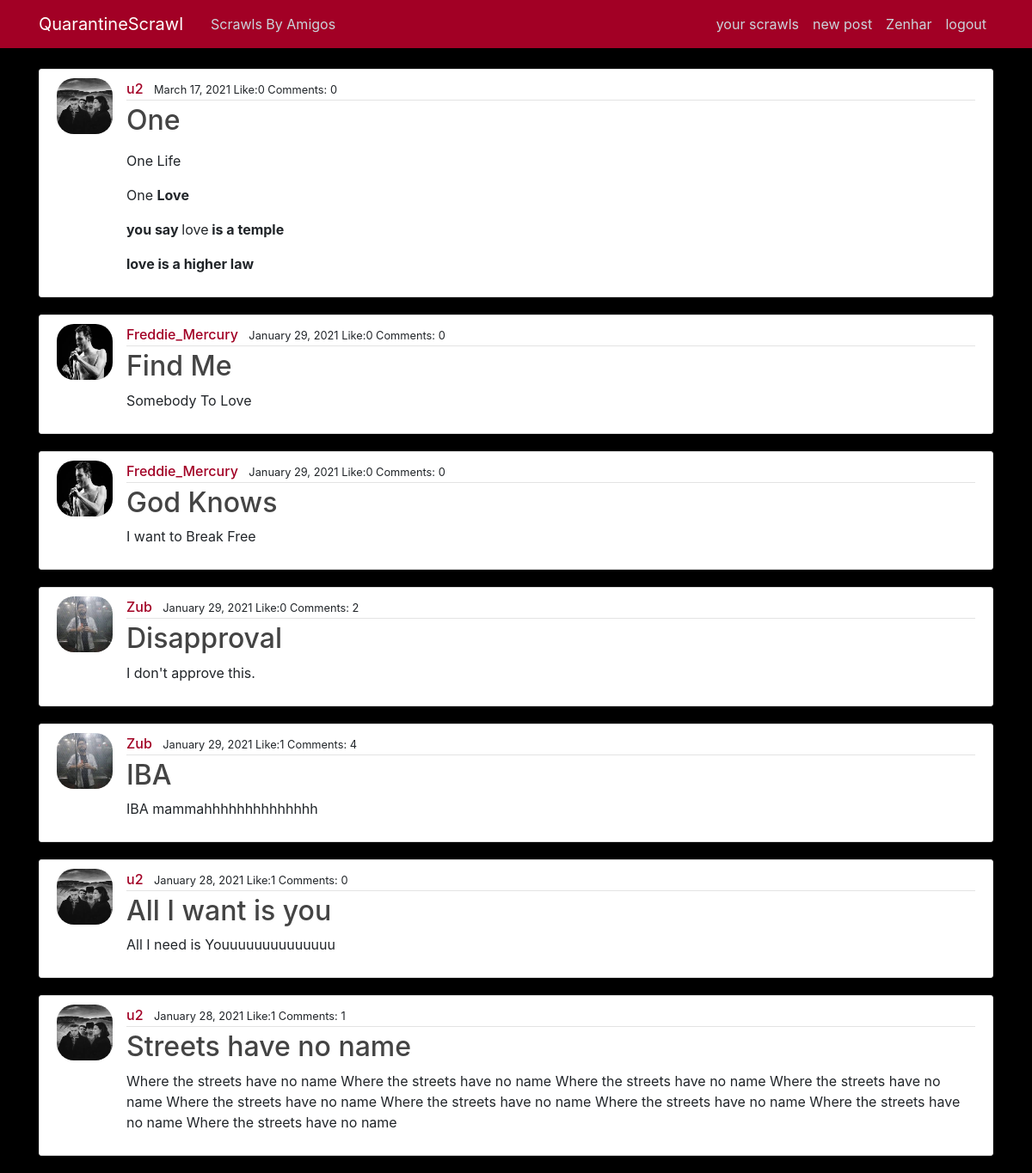
/homewithamigos/ (signed in), run on an earlier commit of the app's database.
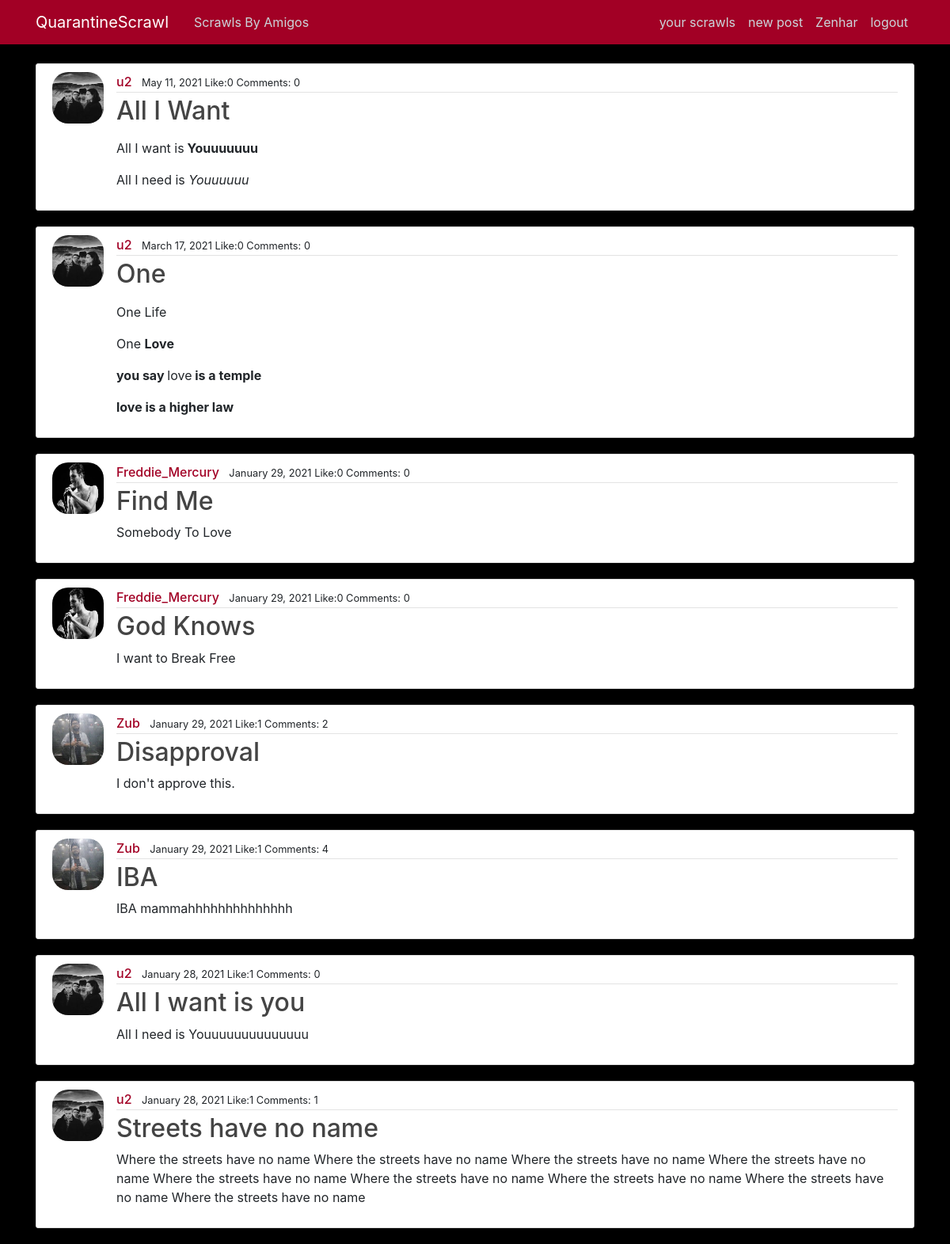
And on a later commit of the database.
### blog/models.py (models this page shows, shortened)
class Post(models.Model):
    title = models.CharField(max_length=100)
    content = RichTextUploadingField()
    date = models.DateTimeField(default=timezone.now)
    author = models.ForeignKey(User, on_delete=models.CASCADE)
    liked = models.ManyToManyField(User, related_name="liked", default=None, blank=True)
    commented = models.ManyToManyField(
        User, related_name="commented", default=None, blank=True
    )
    created = models.DateTimeField(auto_now=True)
    updated = models.DateTimeField(auto_now_add=True)
    @property
    def total_comments(self):
        return Comment.objects.filter(post=self.pk).all().count()

### users/models.py (models this page shows, shortened)
class Profile(models.Model):
    user = models.OneToOneField(User, on_delete=models.CASCADE)
    image = models.ImageField(default="poseidon.jpg", upload_to="profile_pics")
    follow = models.ManyToManyField(User, related_name="followers", blank=True)
    follower = models.ManyToManyField(User, related_name="follows", blank=True)

### blog/views.py (the view)
# urls.py: path("homewithamigos/", AmigosPostListView.as_view(), name="amigos-home"),
class AmigosPostListView(LoginRequiredMixin, ListView):
    template_name = "blog/followspost.html"
    def get_queryset(self):
        loggedInUser = Profile.objects.get(user=self.request.user)
        axedUser = Post.objects.exclude(author=loggedInUser.user)
        return axedUser.filter(author__in=loggedInUser.follow.all()).order_by("-date")
    def get_context_data(self, *args, **kwargs):
        context = super().get_context_data(*args, **kwargs)
        context["all_posts"] = self.get_queryset()
        a = 1
        context["a"] = a
        context["post_comments"] = Comment.objects.filter(post=a)
        return context

### blog/templates/blog/followspost.html (shortened to what this page needs)
{% extends "blog/base.html" %}
{% block content %}
    {% for post in all_posts %}
        <article class="media content-section">
          <img class="rounded-cirle article-img" src="{{post.author.profile.image.url}}" alt="">
          <div class="media-body">
            <div class="article-metadata">
              <a class="mr-2 home-post-author" href="{% url 'user-posts' post.author.username  %}">{{ post.author }}</a>
              {% if post.liked.all.count < 2 %}
              <small>{{ post.date|date:"F d, Y" }}  Like:{{post.liked.all.count}} Comments: {{ post.total_comments }}</small>
              {% else %}
              <small>{{ post.date|date:"F d, Y" }}  Likes:{{post.liked.all.count}} Comments: {{ post.total_comments }} </small>
              {% endif %}
            </div>
            <h2><a class="article-title" href="{% url 'post-detail' post.id %}">{{ post.title }}</a></h2>
            <p class="article-content">{{ post.content|safe }}</p>
          </div>
        </article>
    {% endfor %}
{% endblock content %}

What changed in the data, as far as the page shows it:
added Post: author.profile.image (picture), author "u2", date "May 11, 2021", liked.all.count "0", total_comments "0", title "All I Want", content "All I want is Youuuuuuu All I need is Youuuuuu"
computed for Post "Disapproval": liked.all.count "0" → "1"
